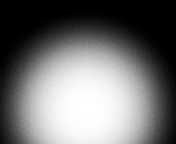
%> input picture M2/MTAF/Tp1/source TP1/test1.png, 176 x 144 px
$ octave main.m   (GNU Octave 9; MATLAB toolbox functions it lacks are replaced by stand-ins)
%> lines starting %> are read from the running program, lines starting %| are printed output that depends on the picture
### M2/MTAF/Tp1/source TP1/Split.m
function [blocs] = Split( img ,pas)
[n,m] = size(img);
blocs = cell(n/pas,m/pas);
x=1;
for i = 1:pas:n-(pas-1)
    y=1;
    for j = 1:pas:m-(pas-1)
        blocs(x,y) = {img(i:i+(pas-1),j:j+(pas-1))};
        y= y+1;
    end
    x = x+1;
end

end

### M2/MTAF/Tp1/source TP1/deplacementMoyen.m
function [ moyenne,deplacement ] = deplacementMoyen( Ft1,Ft2 )

blocsFt1 = Split(Ft1,8);
blocsFt2 = Split(Ft2,8);

[n,m] = size(blocsFt1);
moyenne = 0;
deplacement = cell(n,m);

for i = 1 :n
    for j = 1 :m
        blocFt1 = cell2mat(blocsFt1(i,j));
        [x,y] = OneAtATime(blocFt1,blocsFt2,i,j);
        deplacement(i,j) = {[x,y]};
        moyenne = moyenne + x-i + y-j;
    end
end

moyenne = moyenne / i*j;

end

### M2/MTAF/Tp1/source TP1/main.m
Ft1 = imread('test1.png');
%> Ft1 is the input picture: size 144x176 uint8; min 0, max 255, mean 110.9
Ft2 = imread('test2.png');
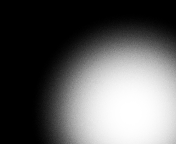
%> input picture M2/MTAF/Tp1/source TP1/test2.png, 176 x 144 px
%> Ft2 is the input picture: size 144x176 uint8; min 0, max 255, mean 92.7

diff = Ft1-Ft2;
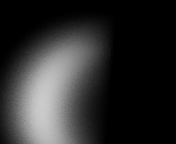
%> diff: size 144x176 uint8; min 0, max 203, mean 44.5

%imshow(diff);

[moyenne,deplacement] = deplacementMoyen(Ft1,Ft2);
%> after the loop in Split, `for i = 1:pas:n-(pas-1)`: blocs = 396 items
%> in deplacementMoyen, `[n,m] = size(blocsFt1);`: n = 18; m = 22
%> in deplacementMoyen, `deplacement = cell(n,m);`: deplacement = 396 items
%> the loop in deplacementMoyen, `for i = 1 :n` made 18 passes
%> after the loop in deplacementMoyen, `for i = 1 :n`: moyenne = -311
%> in deplacementMoyen, `moyenne = moyenne / i*j;`: moyenne = -380.1
%> moyenne = -380.1; deplacement = 396 items

disp(moyenne);
%| -380.11

figure(1),imshow(cat(2,Ft1,Ft2));
%> after `imshow(cat(2,Ft1,Ft2))`:
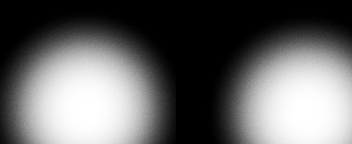
%> displayed picture: size 144x352, on the screen's scale of 0 to 255; min 0, max 255, mean 101.8

[n,m] = size(deplacement);
%> n = 18; m = 22
[p,l] = size(Ft1);
%> p = 144; l = 176

for i=1:n
    for j=1:m
        val = cell2mat(deplacement(i,j));
        startRY = (i-1)*8;
        startRX = (j-1)*8;

        endRX = (l+(val(2)-1)*8);
        endRY = ((val(1)-1)*8);

        if(startRX == 0)
            startRX = 1;
        end

        if(startRY == 0)
            startRY = 1;
        end

        if(endRX == 0)
            endRX = l;
        end

        if(endRY == 0)
            endRY = 1;
        end

        y = [startRY endRY];
        x = [startRX endRX];

        lineC = line(x,y);
        lineC.Marker = '>';

        rectBase = rectangle('Position',[startRX startRY 8 8]);

        rectArr = rectangle('Position',[endRX endRY 8 8]);

        pause(0.10) %in seconds
        delete(lineC);
        delete(rectBase);
        delete(rectArr);
    end
end
%> this loop made 18 passes
